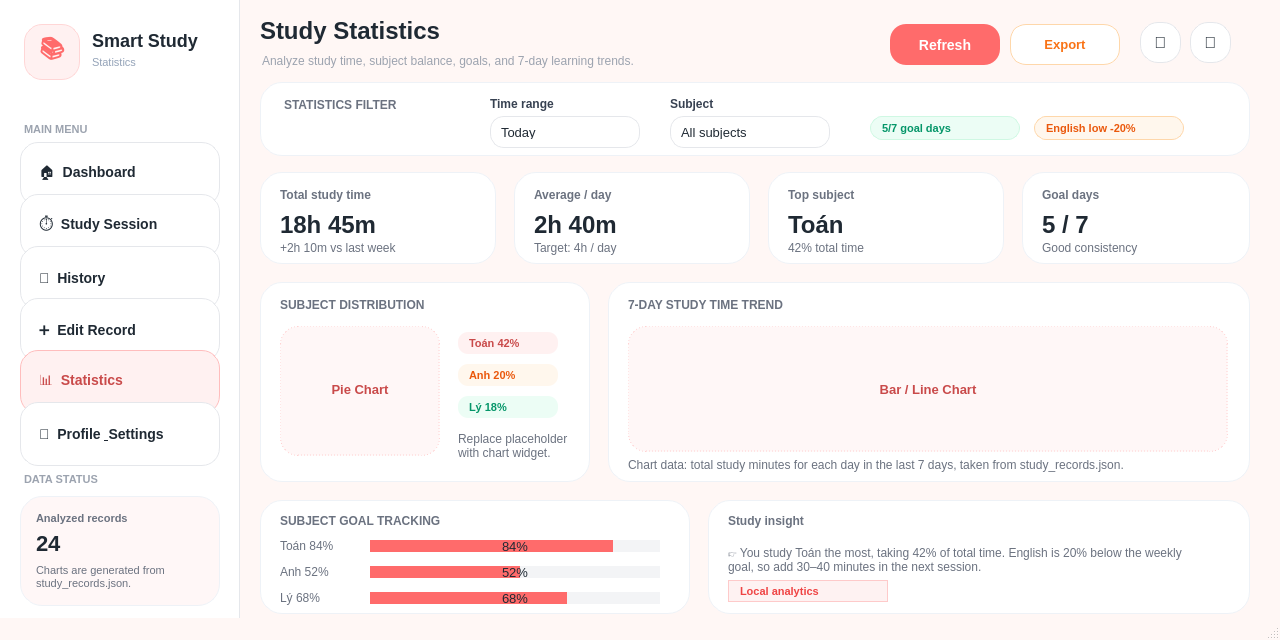
<?xml version="1.0" encoding="UTF-8"?>
<ui version="4.0">
 <class>StatisticsWindow</class>
 <widget class="QMainWindow" name="StatisticsWindow">
  <property name="geometry">
   <rect>
    <x>0</x>
    <y>0</y>
    <width>1280</width>
    <height>640</height>
   </rect>
  </property>
  <property name="minimumSize">
   <size>
    <width>1280</width>
    <height>640</height>
   </size>
  </property>
  <property name="windowTitle">
   <string>Smart Study Tracker - Statistics</string>
  </property>
  <property name="styleSheet">
   <string notr="true">
QMainWindow {
    background-color: #FFF7F5;
}

QWidget {
    font-family: &quot;Segoe UI&quot;;
    color: #1F2933;
    font-size: 13px;
}

QFrame#Sidebar {
    background-color: #FFFFFF;
    border-right: 1px solid #E5E7EB;
}

QFrame#TopBar {
    background-color: transparent;
    border: none;
}

QFrame#FilterCard,
QFrame#KpiTotalCard,
QFrame#KpiAvgCard,
QFrame#KpiTopSubjectCard,
QFrame#KpiGoalCard,
QFrame#PieChartCard,
QFrame#BarChartCard,
QFrame#GoalTrackingCard,
QFrame#InsightCard,
QFrame#SidebarStatusCard {
    background-color: #FFFFFF;
    border: 1px solid #EEF2F7;
    border-radius: 22px;
}

QFrame#FilterCard:hover,
QFrame#KpiTotalCard:hover,
QFrame#KpiAvgCard:hover,
QFrame#KpiTopSubjectCard:hover,
QFrame#KpiGoalCard:hover,
QFrame#PieChartCard:hover,
QFrame#BarChartCard:hover,
QFrame#SidebarStatusCard:hover,
QFrame#GoalTrackingCard:hover,
QFrame#InsightCard:hover {
    border: 1px solid #FFD0D0;
}

QPushButton {
    background-color: #FFFFFF;
    border: 1px solid #E5E7EB;
    border-radius: 14px;
    padding: 8px 12px;
    color: #1F2933;
}

QPushButton:hover {
    background-color: #FFF1F1;
    border: 1px solid #FF6B6B;
}

QPushButton:pressed {
    background-color: #FFE4E4;
}

QPushButton#BtnStats {
    background-color: #FFF1F1;
    border: 1px solid #FFBDBD;
    color: #C94A4A;
    font-weight: 700;
}

QPushButton#BtnDashboard,
QPushButton#BtnSession,
QPushButton#BtnHistory,
QPushButton#BtnEditRecord,
QPushButton#BtnStats,
QPushButton#BtnProfile {
    text-align: left;
    padding-left: 18px;
    min-height: 46px;
    font-size: 14px;
    font-weight: 500;
    border-radius: 18px;
}

QPushButton#btnRefreshStats {
    background-color: #FF6B6B;
    color: #FFFFFF;
    border: none;
    font-size: 14px;
    font-weight: 800;
    border-radius: 16px;
}

QPushButton#btnRefreshStats:hover {
    background-color: #E85A5A;
}

QPushButton#btnExportStats {
    background-color: #FFFFFF;
    color: #F97316;
    border: 1px solid #FED7AA;
    font-weight: 800;
    border-radius: 16px;
}

QPushButton#btnExportStats:hover {
    background-color: #FFF7ED;
    border: 1px solid #F97316;
}

QPushButton#BtnBell,
QPushButton#BtnAvatar {
    background-color: #FFFFFF;
    border: 1px solid #E5E7EB;
    border-radius: 18px;
    font-size: 16px;
}

QPushButton#BtnBell:hover,
QPushButton#BtnAvatar:hover {
    background-color: #FFF1F1;
}

QLabel#lblSidebarStatusTitle,
QLabel#lblSidebarStatusValue,
QLabel#lblSidebarStatusSub {
    background: transparent;
    border: none;
}

QLabel#lblSidebarAppTitle {
    font-size: 18px;
    font-weight: 800;
}

QLabel#lblSidebarSubTitle {
    color: #94A3B8;
    font-size: 11px;
}

QLabel#lblSectionMenu,
QLabel#lblSectionStatus {
    color: #9CA3AF;
    font-size: 11px;
    font-weight: 700;
}

QLabel#lblGreeting {
    font-size: 24px;
    font-weight: 800;
}

QLabel#lblDateToday {
    color: #9CA3AF;
    font-size: 12px;
}

QLabel#lblFilterTitle,
QLabel#lblPieTitle,
QLabel#lblBarTitle,
QLabel#lblGoalTrackingTitle,
QLabel#lblInsightTitle {
    color: #6B7280;
    font-size: 12px;
    font-weight: 700;
}

QLabel#lblRange,
QLabel#lblSubjectFilter {
    color: #374151;
    font-size: 12px;
    font-weight: 700;
}

QLabel#lblKpiTotalTitle,
QLabel#lblKpiAvgTitle,
QLabel#lblKpiTopSubjectTitle,
QLabel#lblKpiGoalTitle {
    color: #6B7280;
    font-size: 12px;
    font-weight: 700;
}

QLabel#lblKpiTotalValue,
QLabel#lblKpiAvgValue,
QLabel#lblKpiTopSubjectValue,
QLabel#lblKpiGoalValue {
    font-size: 24px;
    font-weight: 800;
    color: #1F2933;
}

QLabel#lblKpiTotalSub,
QLabel#lblKpiAvgSub,
QLabel#lblKpiTopSubjectSub,
QLabel#lblKpiGoalSub,
QLabel#lblPieHint,
QLabel#lblBarHint,
QLabel#lblInsightBody,
QLabel#lblMathGoalText,
QLabel#lblEnglishGoalText,
QLabel#lblPhysicsGoalText {
    color: #6B7280;
    font-size: 12px;
}

QLabel#lblBadgeGood {
    background-color: #ECFDF5;
    color: #059669;
    border: 1px solid #CFF8E3;
    border-radius: 12px;
    font-size: 11px;
    font-weight: 700;
    padding-left: 8px;
}

QLabel#lblBadgeWarning {
    background-color: #FFF7ED;
    color: #EA580C;
    border: 1px solid #FED7AA;
    border-radius: 12px;
    font-size: 11px;
    font-weight: 700;
    padding-left: 8px;
}

QLabel#lblBadgeLow {
    background-color: #FEF2F2;
    color: #EF4444;
    border: 1px solid #FECACA;
    border-radius: 12px;
    font-size: 11px;
    font-weight: 700;
    padding-left: 8px;
}

QLineEdit,
QComboBox,
QDateEdit {
    background-color: #FFFFFF;
    border: 1px solid #E5E7EB;
    border-radius: 14px;
    padding: 8px 10px;
    color: #1F2933;
}

QComboBox:focus,
QDateEdit:focus {
    border: 1px solid #FF6B6B;
    background-color: #FFFBFB;
}

QComboBox::drop-down,
QDateEdit::drop-down {
    border: none;
    width: 24px;
}

QProgressBar {
    border: none;
    background-color: #F3F4F6;
    border-radius: 10px;
    text-align: center;
    color: #1F2933;
    height: 12px;
}

QProgressBar::chunk {
    background-color: #FF6B6B;
    border-radius: 10px;
}

QFrame#PiePlaceholder,
QFrame#BarPlaceholder {
    background-color: #FFF7F7;
    border: 1px dashed #FFD0D0;
    border-radius: 18px;
}

QLabel#lblPiePlaceholderText,
QLabel#lblBarPlaceholderText {
    color: #C94A4A;
    font-size: 13px;
    font-weight: 700;
}

QLabel#lblLegendMath {
    background-color: #FFF1F1;
    color: #C94A4A;
    border-radius: 10px;
    padding-left: 8px;
    font-size: 11px;
    font-weight: 700;
}

QLabel#lblLegendEnglish {
    background-color: #FFF7ED;
    color: #EA580C;
    border-radius: 10px;
    padding-left: 8px;
    font-size: 11px;
    font-weight: 700;
}

QLabel#lblLegendPhysics {
    background-color: #ECFDF5;
    color: #059669;
    border-radius: 10px;
    padding-left: 8px;
    font-size: 11px;
    font-weight: 700;
}

   </string>
  </property>
  <widget class="QWidget" name="centralwidget">
   <widget class="QFrame" name="Sidebar">
    <property name="geometry">
     <rect>
      <x>0</x>
      <y>0</y>
      <width>240</width>
      <height>640</height>
     </rect>
    </property>
    <widget class="QLabel" name="lblSidebarLogo">
     <property name="geometry">
      <rect>
       <x>24</x>
       <y>24</y>
       <width>56</width>
       <height>56</height>
      </rect>
     </property>
     <property name="styleSheet">
      <string notr="true">background-color:#FFF1F1; border:1px solid #FFD6D6; border-radius:18px; font-size:24px; font-weight:700; color:#FF6B6B;</string>
     </property>
     <property name="text">
      <string>📚</string>
     </property>
     <property name="alignment">
      <set>Qt::AlignCenter</set>
     </property>
    </widget>
    <widget class="QLabel" name="lblSidebarAppTitle">
     <property name="geometry">
      <rect>
       <x>92</x>
       <y>28</y>
       <width>130</width>
       <height>24</height>
      </rect>
     </property>
     <property name="text">
      <string>Smart Study</string>
     </property>
    </widget>
    <widget class="QLabel" name="lblSidebarSubTitle">
     <property name="geometry">
      <rect>
       <x>92</x>
       <y>54</y>
       <width>120</width>
       <height>16</height>
      </rect>
     </property>
     <property name="text">
      <string>Statistics</string>
     </property>
    </widget>
    <widget class="QLabel" name="lblSectionMenu">
     <property name="geometry">
      <rect>
       <x>24</x>
       <y>120</y>
       <width>120</width>
       <height>18</height>
      </rect>
     </property>
     <property name="text">
      <string>MAIN MENU</string>
     </property>
    </widget>
    <widget class="QPushButton" name="BtnDashboard">
     <property name="geometry">
      <rect>
       <x>20</x>
       <y>142</y>
       <width>200</width>
       <height>64</height>
      </rect>
     </property>
     <property name="text">
      <string>🏠  Dashboard</string>
     </property>
    </widget>
    <widget class="QPushButton" name="BtnSession">
     <property name="geometry">
      <rect>
       <x>20</x>
       <y>194</y>
       <width>200</width>
       <height>64</height>
      </rect>
     </property>
     <property name="text">
      <string>⏱  Study Session</string>
     </property>
    </widget>
    <widget class="QPushButton" name="BtnHistory">
     <property name="geometry">
      <rect>
       <x>20</x>
       <y>246</y>
       <width>200</width>
       <height>64</height>
      </rect>
     </property>
     <property name="text">
      <string>📜  History</string>
     </property>
    </widget>
    <widget class="QPushButton" name="BtnEditRecord">
     <property name="geometry">
      <rect>
       <x>20</x>
       <y>298</y>
       <width>200</width>
       <height>64</height>
      </rect>
     </property>
     <property name="text">
      <string>➕  Edit Record</string>
     </property>
    </widget>
    <widget class="QPushButton" name="BtnStats">
     <property name="geometry">
      <rect>
       <x>20</x>
       <y>350</y>
       <width>200</width>
       <height>64</height>
      </rect>
     </property>
     <property name="text">
      <string>📊  Statistics</string>
     </property>
    </widget>
    <widget class="QPushButton" name="BtnProfile">
     <property name="geometry">
      <rect>
       <x>20</x>
       <y>402</y>
       <width>200</width>
       <height>64</height>
      </rect>
     </property>
     <property name="text">
      <string>👤  Profile &amp; Settings</string>
     </property>
    </widget>
    <widget class="QLabel" name="lblSectionStatus">
     <property name="geometry">
      <rect>
       <x>24</x>
       <y>470</y>
       <width>120</width>
       <height>18</height>
      </rect>
     </property>
     <property name="text">
      <string>DATA STATUS</string>
     </property>
    </widget>
    <widget class="QFrame" name="SidebarStatusCard">
     <property name="geometry">
      <rect>
       <x>20</x>
       <y>496</y>
       <width>200</width>
       <height>110</height>
      </rect>
     </property>
     <property name="styleSheet">
      <string notr="true">background-color: #FFF7F7;</string>
     </property>
     <widget class="QLabel" name="lblSidebarStatusTitle">
      <property name="geometry">
       <rect>
        <x>16</x>
        <y>14</y>
        <width>150</width>
        <height>16</height>
       </rect>
      </property>
      <property name="styleSheet">
       <string notr="true">color: #6B7280; font-size:11px; font-weight:700;</string>
      </property>
      <property name="text">
       <string>Analyzed records</string>
      </property>
     </widget>
     <widget class="QLabel" name="lblSidebarStatusValue">
      <property name="geometry">
       <rect>
        <x>16</x>
        <y>34</y>
        <width>140</width>
        <height>26</height>
       </rect>
      </property>
      <property name="styleSheet">
       <string notr="true">font-size:22px; font-weight:800; color:#1F2933;</string>
      </property>
      <property name="text">
       <string>24</string>
      </property>
     </widget>
     <widget class="QLabel" name="lblSidebarStatusSub">
      <property name="geometry">
       <rect>
        <x>16</x>
        <y>66</y>
        <width>168</width>
        <height>30</height>
       </rect>
      </property>
      <property name="styleSheet">
       <string notr="true">color:#6B7280; font-size:11px;</string>
      </property>
      <property name="text">
       <string>Charts are generated from study_records.json.</string>
      </property>
      <property name="wordWrap">
       <bool>true</bool>
      </property>
     </widget>
    </widget>
   </widget>
   <widget class="QFrame" name="TopBar">
    <property name="geometry">
     <rect>
      <x>260</x>
      <y>14</y>
      <width>990</width>
      <height>58</height>
     </rect>
    </property>
    <widget class="QLabel" name="lblGreeting">
     <property name="geometry">
      <rect>
       <x>0</x>
       <y>0</y>
       <width>360</width>
       <height>34</height>
      </rect>
     </property>
     <property name="text">
      <string>Study Statistics</string>
     </property>
    </widget>
    <widget class="QLabel" name="lblDateToday">
     <property name="geometry">
      <rect>
       <x>2</x>
       <y>38</y>
       <width>560</width>
       <height>18</height>
      </rect>
     </property>
     <property name="text">
      <string>Analyze study time, subject balance, goals, and 7-day learning trends.</string>
     </property>
    </widget>
    <widget class="QPushButton" name="btnRefreshStats">
     <property name="geometry">
      <rect>
       <x>630</x>
       <y>10</y>
       <width>110</width>
       <height>41</height>
      </rect>
     </property>
     <property name="text">
      <string>Refresh</string>
     </property>
    </widget>
    <widget class="QPushButton" name="btnExportStats">
     <property name="geometry">
      <rect>
       <x>750</x>
       <y>10</y>
       <width>110</width>
       <height>41</height>
      </rect>
     </property>
     <property name="text">
      <string>Export</string>
     </property>
    </widget>
    <widget class="QPushButton" name="BtnAvatar">
     <property name="geometry">
      <rect>
       <x>930</x>
       <y>8</y>
       <width>41</width>
       <height>41</height>
      </rect>
     </property>
     <property name="text">
      <string>👤</string>
     </property>
    </widget>
    <widget class="QPushButton" name="BtnBell">
     <property name="geometry">
      <rect>
       <x>880</x>
       <y>8</y>
       <width>41</width>
       <height>41</height>
      </rect>
     </property>
     <property name="text">
      <string>🔔</string>
     </property>
    </widget>
   </widget>
   <widget class="QFrame" name="FilterCard">
    <property name="geometry">
     <rect>
      <x>260</x>
      <y>82</y>
      <width>990</width>
      <height>74</height>
     </rect>
    </property>
    <widget class="QLabel" name="lblFilterTitle">
     <property name="geometry">
      <rect>
       <x>24</x>
       <y>14</y>
       <width>160</width>
       <height>18</height>
      </rect>
     </property>
     <property name="text">
      <string>STATISTICS FILTER</string>
     </property>
    </widget>
    <widget class="QLabel" name="lblRange">
     <property name="geometry">
      <rect>
       <x>230</x>
       <y>14</y>
       <width>100</width>
       <height>16</height>
      </rect>
     </property>
     <property name="text">
      <string>Time range</string>
     </property>
    </widget>
    <widget class="QComboBox" name="cmbStatisticsRange">
     <property name="geometry">
      <rect>
       <x>230</x>
       <y>34</y>
       <width>150</width>
       <height>32</height>
      </rect>
     </property>
     <item>
      <property name="text">
       <string>Today</string>
      </property>
     </item>
     <item>
      <property name="text">
       <string>7 days</string>
      </property>
     </item>
     <item>
      <property name="text">
       <string>30 days</string>
      </property>
     </item>
     <item>
      <property name="text">
       <string>Custom</string>
      </property>
     </item>
    </widget>
    <widget class="QLabel" name="lblSubjectFilter">
     <property name="geometry">
      <rect>
       <x>410</x>
       <y>14</y>
       <width>100</width>
       <height>16</height>
      </rect>
     </property>
     <property name="text">
      <string>Subject</string>
     </property>
    </widget>
    <widget class="QComboBox" name="cmbStatisticsSubjectFilter">
     <property name="geometry">
      <rect>
       <x>410</x>
       <y>34</y>
       <width>160</width>
       <height>32</height>
      </rect>
     </property>
     <item>
      <property name="text">
       <string>All subjects</string>
      </property>
     </item>
     <item>
      <property name="text">
       <string>Toán</string>
      </property>
     </item>
     <item>
      <property name="text">
       <string>Tiếng Anh</string>
      </property>
     </item>
     <item>
      <property name="text">
       <string>Vật Lý</string>
      </property>
     </item>
     <item>
      <property name="text">
       <string>Hóa</string>
      </property>
     </item>
     <item>
      <property name="text">
       <string>Python</string>
      </property>
     </item>
    </widget>
    <widget class="QLabel" name="lblBadgeGood">
     <property name="geometry">
      <rect>
       <x>610</x>
       <y>34</y>
       <width>150</width>
       <height>24</height>
      </rect>
     </property>
     <property name="text">
      <string>5/7 goal days</string>
     </property>
    </widget>
    <widget class="QLabel" name="lblBadgeWarning">
     <property name="geometry">
      <rect>
       <x>774</x>
       <y>34</y>
       <width>150</width>
       <height>24</height>
      </rect>
     </property>
     <property name="text">
      <string>English low -20%</string>
     </property>
    </widget>
   </widget>
   <widget class="QFrame" name="KpiTotalCard">
    <property name="geometry">
     <rect>
      <x>260</x>
      <y>172</y>
      <width>236</width>
      <height>92</height>
     </rect>
    </property>
    <widget class="QLabel" name="lblKpiTotalTitle">
     <property name="geometry">
      <rect>
       <x>20</x>
       <y>14</y>
       <width>130</width>
       <height>18</height>
      </rect>
     </property>
     <property name="text">
      <string>Total study time</string>
     </property>
    </widget>
    <widget class="QLabel" name="lblKpiTotalValue">
     <property name="geometry">
      <rect>
       <x>20</x>
       <y>38</y>
       <width>140</width>
       <height>30</height>
      </rect>
     </property>
     <property name="text">
      <string>18h 45m</string>
     </property>
    </widget>
    <widget class="QLabel" name="lblKpiTotalSub">
     <property name="geometry">
      <rect>
       <x>20</x>
       <y>68</y>
       <width>180</width>
       <height>16</height>
      </rect>
     </property>
     <property name="text">
      <string>+2h 10m vs last week</string>
     </property>
    </widget>
   </widget>
   <widget class="QFrame" name="KpiAvgCard">
    <property name="geometry">
     <rect>
      <x>514</x>
      <y>172</y>
      <width>236</width>
      <height>92</height>
     </rect>
    </property>
    <widget class="QLabel" name="lblKpiAvgTitle">
     <property name="geometry">
      <rect>
       <x>20</x>
       <y>14</y>
       <width>130</width>
       <height>18</height>
      </rect>
     </property>
     <property name="text">
      <string>Average / day</string>
     </property>
    </widget>
    <widget class="QLabel" name="lblKpiAvgValue">
     <property name="geometry">
      <rect>
       <x>20</x>
       <y>38</y>
       <width>140</width>
       <height>30</height>
      </rect>
     </property>
     <property name="text">
      <string>2h 40m</string>
     </property>
    </widget>
    <widget class="QLabel" name="lblKpiAvgSub">
     <property name="geometry">
      <rect>
       <x>20</x>
       <y>68</y>
       <width>180</width>
       <height>16</height>
      </rect>
     </property>
     <property name="text">
      <string>Target: 4h / day</string>
     </property>
    </widget>
   </widget>
   <widget class="QFrame" name="KpiTopSubjectCard">
    <property name="geometry">
     <rect>
      <x>768</x>
      <y>172</y>
      <width>236</width>
      <height>92</height>
     </rect>
    </property>
    <widget class="QLabel" name="lblKpiTopSubjectTitle">
     <property name="geometry">
      <rect>
       <x>20</x>
       <y>14</y>
       <width>130</width>
       <height>18</height>
      </rect>
     </property>
     <property name="text">
      <string>Top subject</string>
     </property>
    </widget>
    <widget class="QLabel" name="lblKpiTopSubjectValue">
     <property name="geometry">
      <rect>
       <x>20</x>
       <y>38</y>
       <width>140</width>
       <height>30</height>
      </rect>
     </property>
     <property name="text">
      <string>Toán</string>
     </property>
    </widget>
    <widget class="QLabel" name="lblKpiTopSubjectSub">
     <property name="geometry">
      <rect>
       <x>20</x>
       <y>68</y>
       <width>180</width>
       <height>16</height>
      </rect>
     </property>
     <property name="text">
      <string>42% total time</string>
     </property>
    </widget>
   </widget>
   <widget class="QFrame" name="KpiGoalCard">
    <property name="geometry">
     <rect>
      <x>1022</x>
      <y>172</y>
      <width>228</width>
      <height>92</height>
     </rect>
    </property>
    <widget class="QLabel" name="lblKpiGoalTitle">
     <property name="geometry">
      <rect>
       <x>20</x>
       <y>14</y>
       <width>130</width>
       <height>18</height>
      </rect>
     </property>
     <property name="text">
      <string>Goal days</string>
     </property>
    </widget>
    <widget class="QLabel" name="lblKpiGoalValue">
     <property name="geometry">
      <rect>
       <x>20</x>
       <y>38</y>
       <width>140</width>
       <height>30</height>
      </rect>
     </property>
     <property name="text">
      <string>5 / 7</string>
     </property>
    </widget>
    <widget class="QLabel" name="lblKpiGoalSub">
     <property name="geometry">
      <rect>
       <x>20</x>
       <y>68</y>
       <width>170</width>
       <height>16</height>
      </rect>
     </property>
     <property name="text">
      <string>Good consistency</string>
     </property>
    </widget>
   </widget>
   <widget class="QFrame" name="PieChartCard">
    <property name="geometry">
     <rect>
      <x>260</x>
      <y>282</y>
      <width>330</width>
      <height>200</height>
     </rect>
    </property>
    <widget class="QLabel" name="lblPieTitle">
     <property name="geometry">
      <rect>
       <x>20</x>
       <y>14</y>
       <width>180</width>
       <height>18</height>
      </rect>
     </property>
     <property name="text">
      <string>SUBJECT DISTRIBUTION</string>
     </property>
    </widget>
    <widget class="QFrame" name="PiePlaceholder">
     <property name="geometry">
      <rect>
       <x>20</x>
       <y>44</y>
       <width>160</width>
       <height>130</height>
      </rect>
     </property>
     <widget class="QLabel" name="lblPiePlaceholderText">
      <property name="geometry">
       <rect>
        <x>20</x>
        <y>48</y>
        <width>120</width>
        <height>30</height>
       </rect>
      </property>
      <property name="text">
       <string>Pie Chart</string>
      </property>
      <property name="alignment">
       <set>Qt::AlignCenter</set>
      </property>
     </widget>
    </widget>
    <widget class="QLabel" name="lblLegendMath">
     <property name="geometry">
      <rect>
       <x>198</x>
       <y>50</y>
       <width>100</width>
       <height>22</height>
      </rect>
     </property>
     <property name="text">
      <string>Toán 42%</string>
     </property>
    </widget>
    <widget class="QLabel" name="lblLegendEnglish">
     <property name="geometry">
      <rect>
       <x>198</x>
       <y>82</y>
       <width>100</width>
       <height>22</height>
      </rect>
     </property>
     <property name="text">
      <string>Anh 20%</string>
     </property>
    </widget>
    <widget class="QLabel" name="lblLegendPhysics">
     <property name="geometry">
      <rect>
       <x>198</x>
       <y>114</y>
       <width>100</width>
       <height>22</height>
      </rect>
     </property>
     <property name="text">
      <string>Lý 18%</string>
     </property>
    </widget>
    <widget class="QLabel" name="lblPieHint">
     <property name="geometry">
      <rect>
       <x>198</x>
       <y>148</y>
       <width>110</width>
       <height>32</height>
      </rect>
     </property>
     <property name="text">
      <string>Replace placeholder with chart widget.</string>
     </property>
     <property name="wordWrap">
      <bool>true</bool>
     </property>
    </widget>
   </widget>
   <widget class="QFrame" name="BarChartCard">
    <property name="geometry">
     <rect>
      <x>608</x>
      <y>282</y>
      <width>642</width>
      <height>200</height>
     </rect>
    </property>
    <widget class="QLabel" name="lblBarTitle">
     <property name="geometry">
      <rect>
       <x>20</x>
       <y>14</y>
       <width>220</width>
       <height>18</height>
      </rect>
     </property>
     <property name="text">
      <string>7-DAY STUDY TIME TREND</string>
     </property>
    </widget>
    <widget class="QFrame" name="BarPlaceholder">
     <property name="geometry">
      <rect>
       <x>20</x>
       <y>44</y>
       <width>600</width>
       <height>126</height>
      </rect>
     </property>
     <widget class="QLabel" name="lblBarPlaceholderText">
      <property name="geometry">
       <rect>
        <x>220</x>
        <y>48</y>
        <width>160</width>
        <height>30</height>
       </rect>
      </property>
      <property name="text">
       <string>Bar / Line Chart</string>
      </property>
      <property name="alignment">
       <set>Qt::AlignCenter</set>
      </property>
     </widget>
    </widget>
    <widget class="QLabel" name="lblBarHint">
     <property name="geometry">
      <rect>
       <x>20</x>
       <y>174</y>
       <width>560</width>
       <height>18</height>
      </rect>
     </property>
     <property name="text">
      <string>Chart data: total study minutes for each day in the last 7 days, taken from study_records.json.</string>
     </property>
    </widget>
   </widget>
   <widget class="QFrame" name="GoalTrackingCard">
    <property name="geometry">
     <rect>
      <x>260</x>
      <y>500</y>
      <width>430</width>
      <height>114</height>
     </rect>
    </property>
    <widget class="QLabel" name="lblGoalTrackingTitle">
     <property name="geometry">
      <rect>
       <x>20</x>
       <y>12</y>
       <width>180</width>
       <height>18</height>
      </rect>
     </property>
     <property name="text">
      <string>SUBJECT GOAL TRACKING</string>
     </property>
    </widget>
    <widget class="QLabel" name="lblMathGoalText">
     <property name="geometry">
      <rect>
       <x>20</x>
       <y>38</y>
       <width>90</width>
       <height>16</height>
      </rect>
     </property>
     <property name="text">
      <string>Toán 84%</string>
     </property>
    </widget>
    <widget class="QProgressBar" name="progressMathGoal">
     <property name="geometry">
      <rect>
       <x>110</x>
       <y>40</y>
       <width>290</width>
       <height>12</height>
      </rect>
     </property>
     <property name="value">
      <number>84</number>
     </property>
    </widget>
    <widget class="QLabel" name="lblEnglishGoalText">
     <property name="geometry">
      <rect>
       <x>20</x>
       <y>64</y>
       <width>90</width>
       <height>16</height>
      </rect>
     </property>
     <property name="text">
      <string>Anh 52%</string>
     </property>
    </widget>
    <widget class="QProgressBar" name="progressEnglishGoal">
     <property name="geometry">
      <rect>
       <x>110</x>
       <y>66</y>
       <width>290</width>
       <height>12</height>
      </rect>
     </property>
     <property name="value">
      <number>52</number>
     </property>
    </widget>
    <widget class="QLabel" name="lblPhysicsGoalText">
     <property name="geometry">
      <rect>
       <x>20</x>
       <y>90</y>
       <width>90</width>
       <height>16</height>
      </rect>
     </property>
     <property name="text">
      <string>Lý 68%</string>
     </property>
    </widget>
    <widget class="QProgressBar" name="progressPhysicsGoal">
     <property name="geometry">
      <rect>
       <x>110</x>
       <y>92</y>
       <width>290</width>
       <height>12</height>
      </rect>
     </property>
     <property name="value">
      <number>68</number>
     </property>
    </widget>
   </widget>
   <widget class="QFrame" name="InsightCard">
    <property name="geometry">
     <rect>
      <x>708</x>
      <y>500</y>
      <width>542</width>
      <height>114</height>
     </rect>
    </property>
    <widget class="QLabel" name="lblInsightTitle">
     <property name="geometry">
      <rect>
       <x>20</x>
       <y>12</y>
       <width>160</width>
       <height>18</height>
      </rect>
     </property>
     <property name="text">
      <string>Study insight</string>
     </property>
    </widget>
    <widget class="QLabel" name="lblInsightBody">
     <property name="geometry">
      <rect>
       <x>20</x>
       <y>38</y>
       <width>480</width>
       <height>44</height>
      </rect>
     </property>
     <property name="text">
      <string>👉 You study Toán the most, taking 42% of total time. English is 20% below the weekly goal, so add 30–40 minutes in the next session.</string>
     </property>
     <property name="wordWrap">
      <bool>true</bool>
     </property>
    </widget>
    <widget class="QLabel" name="lblBadgeLow">
     <property name="geometry">
      <rect>
       <x>20</x>
       <y>80</y>
       <width>160</width>
       <height>22</height>
      </rect>
     </property>
     <property name="text">
      <string>Local analytics</string>
     </property>
    </widget>
   </widget>
  </widget>
  <widget class="QStatusBar" name="statusbar"/>
 </widget>
 <resources/>
 <connections/>
</ui>
